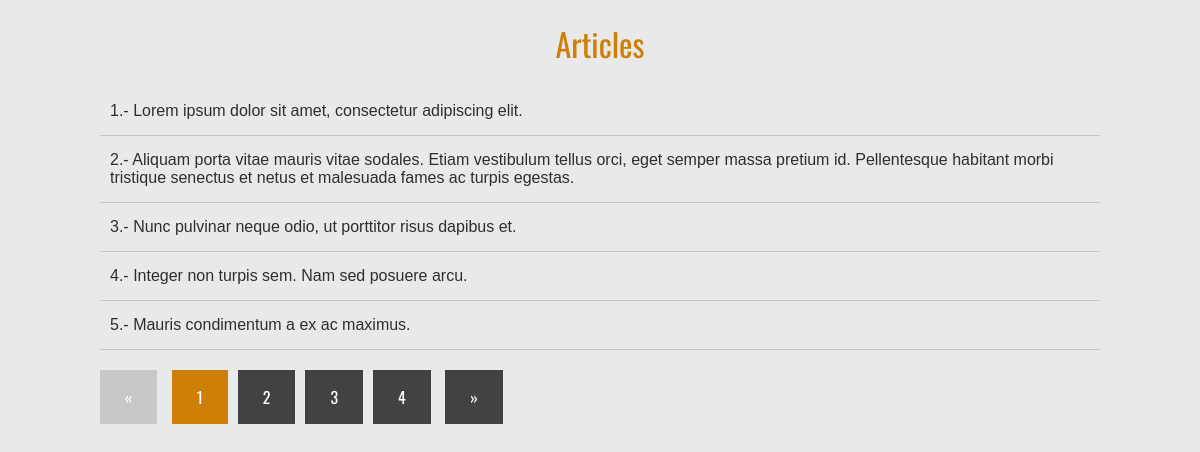
The page / on the database its author committed.
### tables this page shows
CREATE TABLE `articles` (
  `id` int(11) NOT NULL,
  `article` text NOT NULL
);

### index.php (called while the page is built, shortened)
<?php
try {
    $conn = new PDO('mysql:host=localhost;dbname=pagination', 'root', '');
} catch ( PDOException $e) {
    echo  "Error" . $e->getMessage();
    die();
}
$page = isset($_GET['page']) ? (int)$_GET['page'] : 1;
$postPerPage = 5;
$fromPostToShow = ($page > 1) ? ($page * $postPerPage - $postPerPage) : 0;
$articles = $conn->prepare("SELECT SQL_CALC_FOUND_ROWS * FROM articles
                            LIMIT  $fromPostToShow, $postPerPage");
$articles->execute();
$articles = $articles->fetchall();
$totalArticles = $conn->query('SELECT FOUND_ROWS() as total');
$totalArticles = $totalArticles->fetch()['total'];
$numberOfPages = ceil($totalArticles/$postPerPage);
require 'index.view.php';

### index.view.php (the view, shortened to what this page needs)
<!DOCTYPE html>
<html lang="en">
<head>
	<link rel = "stylesheet" href = "style.css">
</head>
<body>
	<div class = "container">
        <h1>Articles</h1>
        <section class = 'articles'>
            <ul>
                <?php foreach ($articles as $article) : ?>
                <li><?php echo $article['id']. '.- ' . $article['article']; ?> </li>
                <?php endforeach; ?>
            </ul>
        </section>
        <section class = 'pagination'>
            <ul>
                <?php if ($page == 1): ?>
                    <li class = 'disabled'> &laquo;</li>
                <?php else: ?>
                    <li> <a href ="?page=<?php echo $page - 1?>">&laquo;</a></li>
                <?php endif ?>
                <?php
                for ($i=1; $i <= $numberOfPages; $i++) {
                    if ($page == $i) {
                        echo "<li class = 'active'> <a href=?page=$i> $i</a> </li>";
                    } else {
                        echo "<li> <a href=?page=$i> $i</a> </li>";
                    }
                }
                ?>
                <?php if ($page == $numberOfPages): ?>
                    <li class = 'disabled'> &raquo;</li>
                <?php else: ?>
                    <li> <a href ="?page=<?php echo $page + 1?>">&raquo;</a></li>
                <?php endif ?>
            </ul>
        </section>
	</div>
</body>
</html>

### style.css (style rules this page uses)
* { padding: 0; margin: 0; -webkit-box-sizing: border-box; -moz-box-sizing: border-box; box-sizing: border-box; }
body { background: #e9e9e9; color: #2e2e2e; font-family: Arial, Helvetica, sans-serif; }
.container { width: 90%; max-width: 1000px; margin: auto; }
h1 { margin: 20px 0; text-align: center; font-family: "Oswald", Arial, Helvetica, sans-serif; color: #ce7f08; font-weight: normal; }
.container .articles { margin-bottom: 20px; }
.container .articles ul { list-style: none; }
.container .articles ul li { padding: 15px 10px; border-bottom: 1px solid #c8c8c8; }
.pagination ul li { display: inline-block; margin-right: 10px; }
.pagination ul .active a { background: #ce7f08; }
.pagination ul .disabled { background: #c8c8c8; display: inline-block; font-family: "Oswald", Arial, helvetica, sans-serif; padding: 15px 25px; cursor:not-allowed; color:#fff; text-decoration: none; }
.pagination ul li a { display: inline-block; font-family: "Oswald", Arial, helvetica, sans-serif; padding: 15px 25px; background: #424242; color:#fff; text-decoration: none; }

### rows shown on the page
articles: id "1", article "Lorem ipsum dolor sit amet, consectetur adipiscing elit."
articles: id "2", article "Aliquam porta vitae mauris vitae sodales. Etiam vestibulum tellus orci, eget semper massa pretium id. Pellentesque habitant morbi tristique senectus et netus et malesuada fames ac turpis egestas."
articles: id "3", article "Nunc pulvinar neque odio, ut porttitor risus dapibus et."
articles: id "4", article "Integer non turpis sem. Nam sed posuere arcu."
articles: id "5", article "Mauris condimentum a ex ac maximus."
